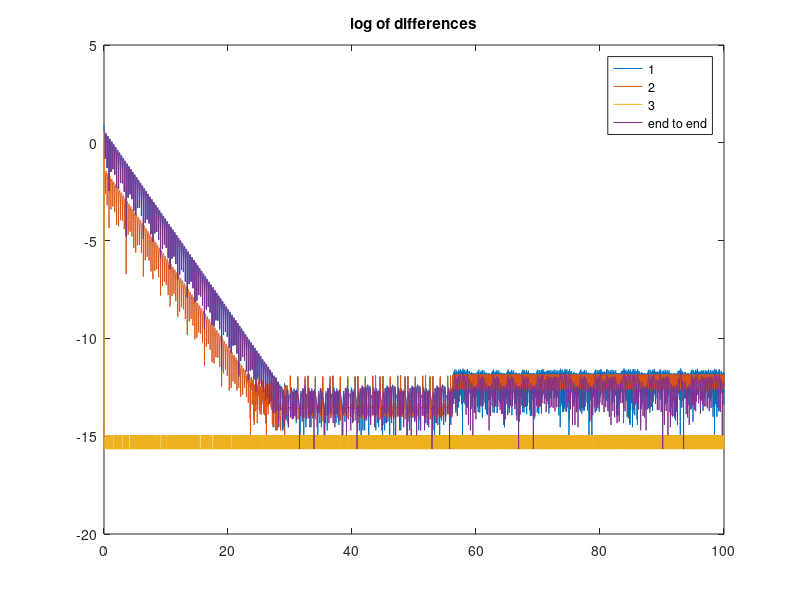
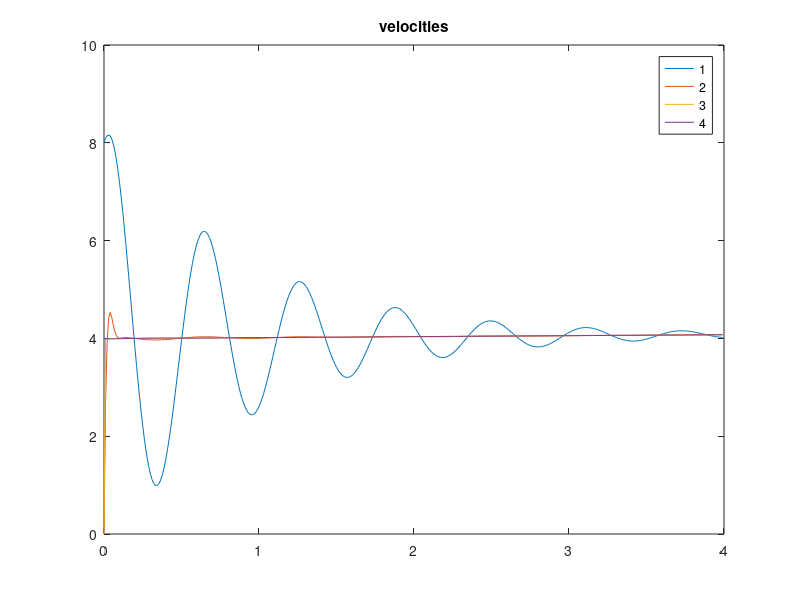

The MATLAB source for these figures, in order:
h = 1/100;
N = 10000;
mass = [5;5;5;5000];
G = [1,-1, 0, 0; 0, 1, -1, 0];	#basic spring constraints

K = diag([ 539, 4.3927e4]);

compliances = 1e-8 * [1;1;1;1;1];

x = [0;0; 0;0];
v = [8;0; 0;4];
theta = 2;
gamma = 1/ ( 1 + 4 * theta );
mu = 1;
force = 1e10;
torque_in = 100;
torque_out = 0;
lo = [-0.5, -0.5];
up = [ 0.5,  0.5];

#constraints for the bounds etc. 
J = [
     1  , -1 , 0,  0; ...
    -1  ,  1 , 0,  0; ...
     0  ,  1 ,-1,  0; ...
     0  , -1 , 1,  0; ...
     0  ,  0 , 1, -1;		# velocity constraint
];



ee = ( gamma * 4 / h / h ) * inv( K ) ;


## the big matrix with all redundant equations included.  
MBIG = [ diag( mass ),                       -G',                             -J'; ...
	 G        ,                           ee, zeros( size(G, 1), size(J, 1) ); ...
	 J        ,zeros(size(J,1),  size(G, 1)), gamma*(4/h/h)*diag(compliances); ...
       ];



X = [ x'];
V = [ v'];
Z = [ 0 ];
X0 = [ x'];
V0 = [ v'];

T = h * (0:N-1)';

## silly tortuous redundant way
alpha = 4 * gamma / ( h * h );
ee =  alpha * inv( K ); 

if ( 0 )
iM = inv( [ diag(mass), -G'; G, ee ] );

torque = h * [ torque_in; 0 ; 0; torque_out];
for i = 2:N
  g = [ x(1)-x(2); x(2)-x(3)];
  z   = iM * [ mass.*v + torque; gamma * ( -( 4/h ) * g + G * v ) ];
  v = z(1:4);
  x += h * v ; 
  X = [X; x'];
  V = [V; v'];
  Z = [ Z; z(5:end)];
endfor
endif

x = X(1, :)';
v = V(1, :)';
X1=[x'];
V1=[v'];
Z1=[Z(1,:)];

torque = h * [ torque_in; 0 ; 0; torque_out];
## limits for the multipliers for redu
lower = -inf * ones( size( MBIG, 1 ), 1 ); 
upper =  inf * ones( size( MBIG, 1 ), 1 ); 

start = length( mass ) + size( G, 1);
lower( start + 1 ) = 0;
lower( start + 2 ) = 0;
lower( start + 3 ) = 0;
lower( start + 4 ) = 0;


lower( end ) = -mu * force;
upper( end ) =  mu * force;

if ( 0 )
for i = 2:N
  ## for the springs
  g  = [ x(1)-x(2); x(2)-x(3)];
  ## bounds and stuff
  g1 = [ x( 1 ) - x( 2 ) - lo( 1 ); ...
	 x( 2 ) - x( 1 ) + up( 1 ); ...
	 x( 2 ) - x( 3 ) - lo( 2 );
	 x( 3 ) - x( 2 ) + up( 2 ); 
	v(3)-v(4)];
  q = - [ mass.*v + torque; ...
	  gamma * ( -( 4/h ) * g  + G * v ) 
	  gamma * ( -( 4/h ) * g1 + J * v ) 
	];
  q( end ) = 0;
#  fprintf(stderr(), "step = %d\n", i);
  z   = boxed_keller( MBIG, q, lower, upper);
  v = z(1:4);
  x += h * v ; 
  X1 = [X1; x'];
  V1 = [V1; v'];
  Z1 = [ Z1; z(5:end)];
endfor

endif

## main matrix with no bounds, using mass modification for springs. 
M0 = [ diag(mass) + ( h*h / 4  ) * (1+ 4 * theta )  * G' * K * G  ];
## hard clutch constraint
GG = [0,0,1,-1];
M0 = [M0, -GG'; GG, 0];
iM0 = inv ( M0 );

x = X(1, :)';
v = V(1, :)';

KK = h * h * K / 4;

torque = h * [ torque_in; 0 ; 0; torque_out];
for i = 2:N
  g = [ x(1)-x(2); x(2)-x(3)];
  v   = iM0 * [ mass.*v  + torque - h * G' * K * g ...
		+ ( h * h / 4 ) *  G' * K * G * v; 0];
  v = v(1:4);
  x += h * v; 
  X0 = [X0; x'];
  V0 = [V0; v'];
endfor


## here for the real clutch model 
figure(1)
plot(T, log10( abs( [diff(V0, 1, 2), V0(:,1)-V0(:,end)] ) + eps ) );#, T, X0);
legend('1', '2', '3', 'end to end');
title('log of differences')
figure(2)
tt = find( T < 4 );
last = tt(end);
plot(T(1:last), V0(1:last, :));
legend('1', '2', '3', '4')
title('velocities')
